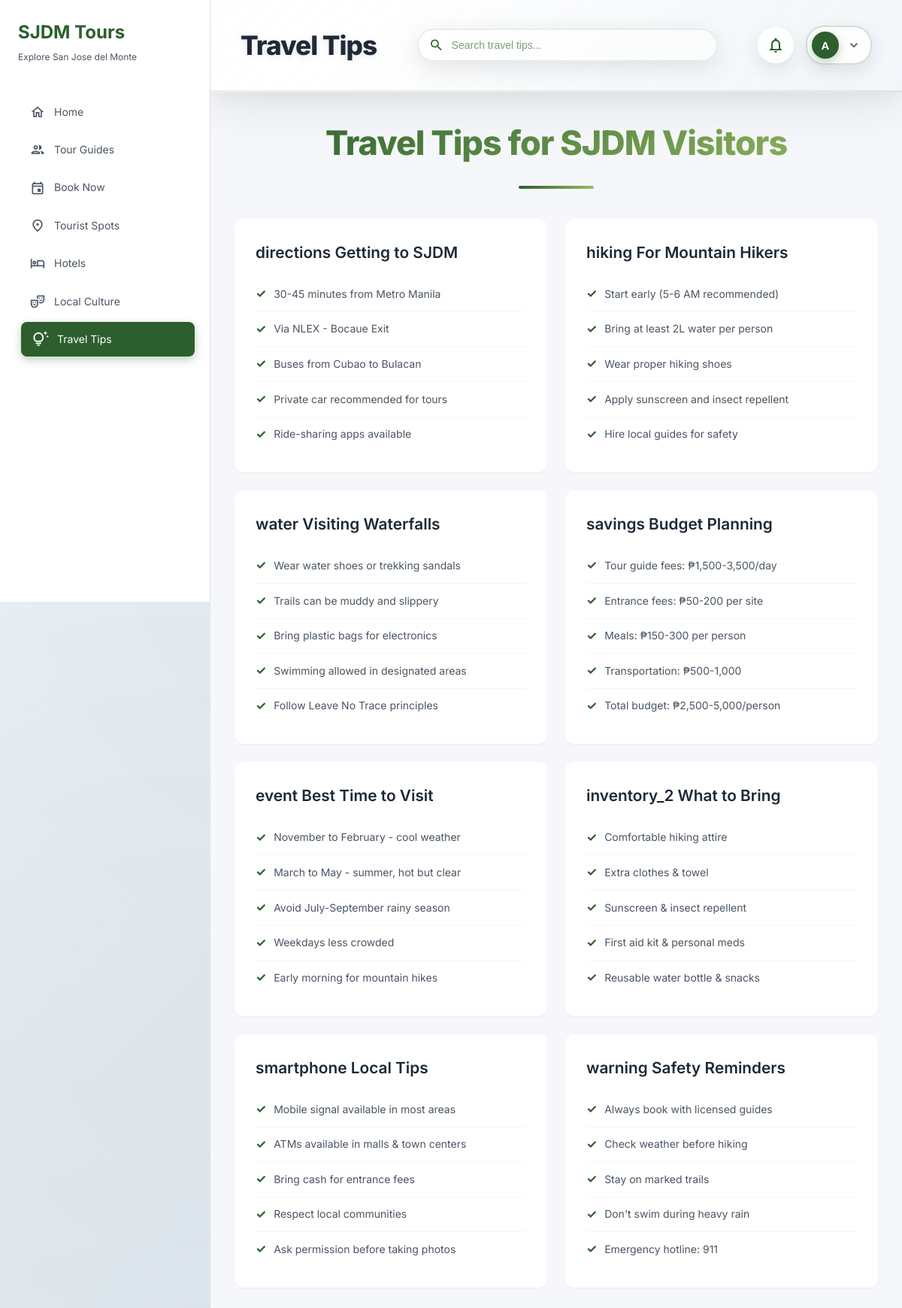
The app's page /sjdm-user/travel-tips.php (signed in) with its own data.
### tables this page shows
CREATE TABLE `travel_tips` (
  `id` int(11) NOT NULL,
  `category` varchar(50) NOT NULL,
  `title` varchar(200) NOT NULL,
  `description` text DEFAULT NULL,
  `icon` varchar(50) DEFAULT NULL,
  `display_order` int(11) DEFAULT 0,
  `is_active` enum('yes','no') DEFAULT 'yes',
  `created_at` timestamp NOT NULL DEFAULT current_timestamp(),
  `updated_at` timestamp NOT NULL DEFAULT current_timestamp() ON UPDATE current_timestamp()
);

### sjdm-user/travel-tips.php (the view, shortened to what this page needs)
<?php
$conn = getDatabaseConnection();
if ($conn) {
    $stmt = $conn->prepare("SELECT first_name, last_name, email FROM users WHERE id = ?");
    $stmt->bind_param("i", $_SESSION['user_id']);
    $stmt->execute();
    $result = $stmt->get_result();
    if ($result->num_rows > 0) {
        $user = $result->fetch_assoc();
        $currentUser = [
            'name' => $user['first_name'] . ' ' . $user['last_name'],
            'email' => $user['email']
        ];
    }
}
?>
<!DOCTYPE html>
<html lang="en">
<head>
    <link rel="stylesheet" href="styles.css">
</head>
<body>
    <aside class="sidebar">
        <div class="sidebar-logo">
            <h1>SJDM Tours</h1>
            <p>Explore San Jose del Monte</p>
        </div>
        <nav class="sidebar-nav">
            <a class="nav-item" href="index.php">
                <span class="material-icons-outlined">home</span>
                <span>Home</span>
            </a>
            <a class="nav-item" href="user-guides.php">
                <span class="material-icons-outlined">people</span>
                <span>Tour Guides</span>
            </a>
            <a class="nav-item" href="book.php">
                <span class="material-icons-outlined">event</span>
                <span>Book Now</span>
            </a>
            <a class="nav-item" href="tourist-spots.php">
                <span class="material-icons-outlined">place</span>
                <span>Tourist Spots</span>
            </a>
            <a class="nav-item" href="hotel-booking.php">
                <span class="material-icons-outlined">hotel</span>
                <span>Hotels</span>
            </a>
            <a class="nav-item" href="local-culture.php">
                <span class="material-icons-outlined">theater_comedy</span>
                <span>Local Culture</span>
            </a>
            <a class="nav-item active" href="javascript:void(0)">
                <span class="material-icons-outlined">tips_and_updates</span>
                <span>Travel Tips</span>
            </a>
        </nav>
    </aside>
    <main class="main-content">
        <header class="main-header">
            <h1>Travel Tips</h1>
            <div class="search-bar">
                <span class="material-icons-outlined">search</span>
                <input type="text" placeholder="Search travel tips...">
            </div>
            <div class="header-actions">
                <button class="icon-button">
                    <span class="material-icons-outlined">notifications_none</span>
                </button>
                <div class="profile-dropdown">
                    <button class="profile-button" id="profileButton">
                        <div class="profile-avatar"><?php echo isset($currentUser) ? substr($currentUser['name'], 0, 1) : 'U'; ?></div>
                        <span class="material-icons-outlined">expand_more</span>
                    </button>
                </div>
            </div>
        </header>
        <div class="content-area">
            <h2 class="section-title">Travel Tips for SJDM Visitors</h2>
            <div class="info-cards">
                <?php
                $conn = getDatabaseConnection();
                if ($conn) {
                    $query = "SELECT * FROM travel_tips WHERE is_active = 'yes' ORDER BY display_order";
                    $result = $conn->query($query);
                    if ($result && $result->num_rows > 0) {
                        while ($tip = $result->fetch_assoc()) {
                            echo '<div class="info-card">';
                            echo '<h3>' . htmlspecialchars($tip['icon']) . ' ' . htmlspecialchars($tip['title']) . '</h3>';
                            $descriptionLines = explode("\n", $tip['description']);
                            echo '<ul>';
                            foreach ($descriptionLines as $line) {
                                $trimmedLine = trim($line);
                                if (!empty($trimmedLine)) {
                                    echo '<li>' . htmlspecialchars($trimmedLine) . '</li>';
                                }
                            }
                            echo '</ul>';
                            echo '</div>';
                        }
                    }
                }
                ?>
            </div>
        </div>
    </main>
</body>
</html>

### records on screen
travel_tips: icon "directions", title "Getting to SJDM", description "30-45 minutes from Metro Manila", description "Via NLEX - Bocaue Exit", description "Buses from Cubao to Bulacan", description "Private car recommended for tours", description "Ride-sharing apps available"
travel_tips: icon "hiking", title "For Mountain Hikers", description "Start early (5-6 AM recommended)", description "Bring at least 2L water per person", description "Wear proper hiking shoes", description "Apply sunscreen and insect repellent", description "Hire local guides for safety"
travel_tips: icon "water", title "Visiting Waterfalls", description "Wear water shoes or trekking sandals", description "Trails can be muddy and slippery", description "Bring plastic bags for electronics", description "Swimming allowed in designated areas", description "Follow Leave No Trace principles"
travel_tips: icon "savings", title "Budget Planning", description "Tour guide fees: ₱1,500-3,500/day", description "Entrance fees: ₱50-200 per site", description "Meals: ₱150-300 per person", description "Transportation: ₱500-1,000", description "Total budget: ₱2,500-5,000/person"
travel_tips: icon "event", title "Best Time to Visit", description "November to February - cool weather", description "March to May - summer, hot but clear", description "Avoid July-September rainy season", description "Weekdays less crowded", description "Early morning for mountain hikes"
travel_tips: icon "inventory_2", title "What to Bring", description "Comfortable hiking attire", description "Extra clothes & towel", description "Sunscreen & insect repellent", description "First aid kit & personal meds", description "Reusable water bottle & snacks"
travel_tips: icon "smartphone", title "Local Tips", description "Mobile signal available in most areas", description "ATMs available in malls & town centers", description "Bring cash for entrance fees", description "Respect local communities", description "Ask permission before taking photos"
travel_tips: icon "warning", title "Safety Reminders", description "Always book with licensed guides", description "Check weather before hiking", description "Stay on marked trails", description "Don't swim during heavy rain", description "Emergency hotline: 911"

### other values on screen
substr($currentUser['name'], 0, 1) "A"
